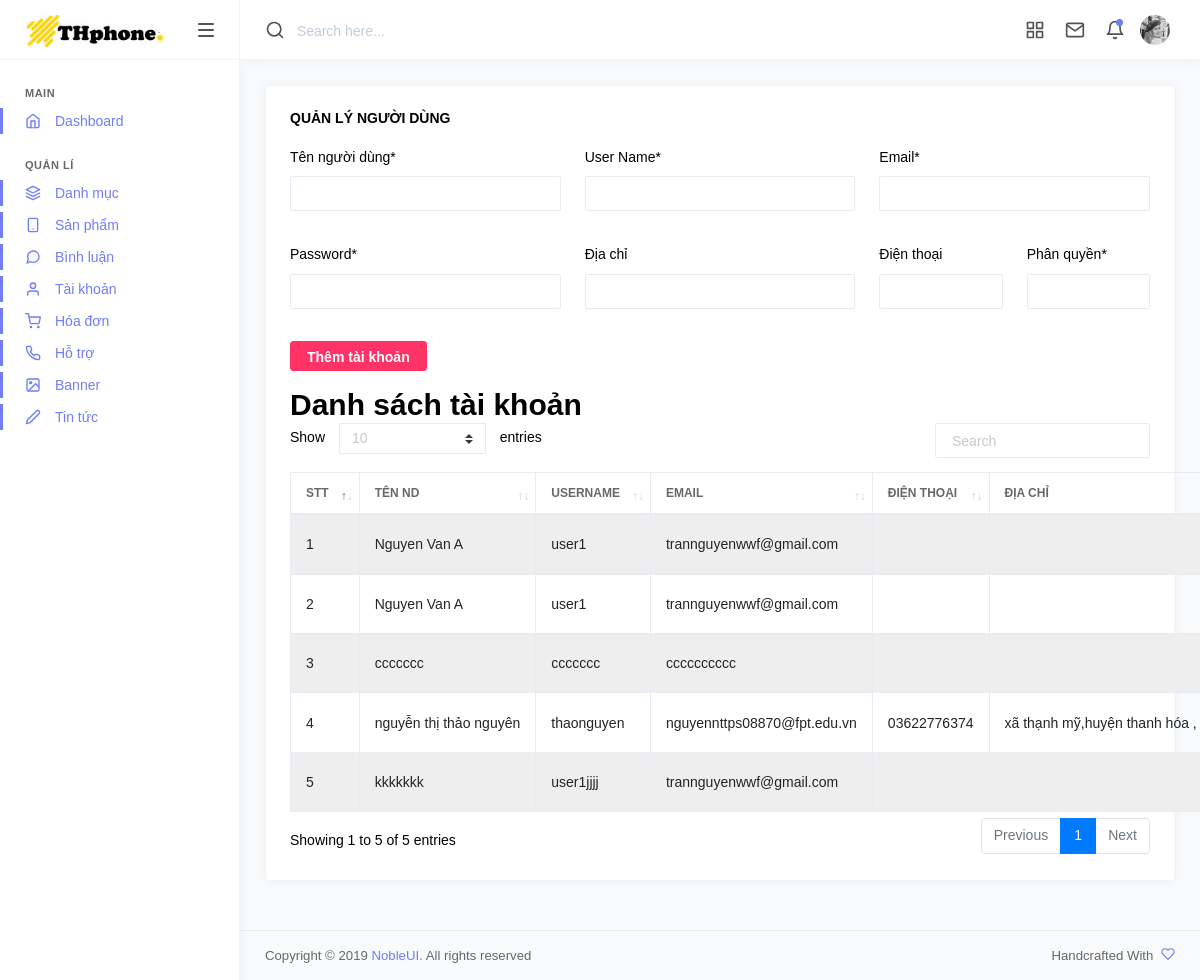
Page /admin.php?act=qlnd on the committed database.
### tables this page shows
CREATE TABLE `khachhang` (
  `idnd` int(11) NOT NULL,
  `tennd` varchar(255) NOT NULL,
  `username` varchar(50) NOT NULL,
  `password` varchar(50) NOT NULL,
  `email` varchar(255) NOT NULL,
  `dienthoai` varchar(11) NOT NULL,
  `diachi` varchar(255) NOT NULL,
  `phanquyen` int(1) NOT NULL DEFAULT '0'
);

### model/connect.php (called while the page is built, shortened)
<?php
  class Config
  {
    function __construct()
    {
      $this->servername = "localhost";
      $this->username = "root";
      $this->password = "";
      $this->dbname = "thphone-mas";
      $this->charset = "utf8";
      try {
        $dsn = "mysql:host=".$this->servername.";dbname=".$this->dbname.";charset=".$this->charset;
        $conn = new PDO($dsn,$this->username,$this->password);
        $conn->setAttribute(PDO::ATTR_ERRMODE, PDO::ERRMODE_EXCEPTION);
        return $conn;
      } catch (PDOException $e) {
        echo "Connect fail".$e->getMessage();
      }
    }
}
class ThaoTac extends Config
{
  function pdo_query($sql){
      $sql_args = array_slice(func_get_args(), 1);
      try{
          $conn = parent::__construct();
          $stmt = $conn->prepare($sql);
          $stmt->execute($sql_args);
          $rows = $stmt->fetchAll();
          return $rows;
      }
      catch(PDOException $e){
          throw $e;
      }
      finally{
          unset($conn);
      }
  }
}
 ?>

### model/khachhang.php (called while the page is built, shortened)
<?php
class Khachhang extends ThaoTac {
 function getList() {
  $sql = "select * from khachhang order by idnd desc";
  $stmt = parent::pdo_query($sql);
  return $stmt;
 }
}
?>

### admin/nguoidung/qlnd.php (the view, shortened to what this page needs)
<?php
$nguoidung = new Khachhang();
$dsnd = $nguoidung->getList();
?>
<div class="page-content">
   <div class="row">
      <div class="col-md-12 grid-margin stretch-card">
         <div class="card">
            <div class="card-body">
               <h3 class="card-title">Quản lý người dùng</h3>
               <?php
               if (isset($_GET['edit']) && ($_GET['edit']) == 1) {
                $idnd = $_GET['idnd'];
                $nd = new Khachhang();
                $ndct = $nd->getListById($idnd);
                ?>
                <form action="admin.php?act=qlnd" method="post" enctype="multipart/form-data" >
                   <div class="row">
                      <div class="form-group col-md-4">
                         <div class="form-group" id="tennd">
                            <label for="exampleFormControlSelect1"> Tên người dùng<span>*</span></label>
                            <input type="text" class="form-control" name="tennd" required="required" value="<?php echo $ndct['tennd']; ?>" disabled>
                         </div>
                      </div>
                      <div class="form-group col-md-4">
                         <div class="form-group"  id="username">
                            <label for="exampleFormControlSelect1"> User Name<span>*</span></label>
                            <input type="text" class="form-control" name="username" required="required" value="<?php echo $ndct['username']; ?>" disabled>
                         </div>
                      </div>
                      <div class="form-group col-md-4">
                         <div class="form-group"  id="dequi">
                            <label for="exampleFormControlSelect1"> Email<span>*</span></label>
                            <input type="email" class="form-control" name="email" required="required" value="<?php echo $ndct['email']; ?>" disabled>
                         </div>
                      </div>
                   </div>
                   <div class="row">
                      <div class="form-group col-md-4">
                         <div class="form-group"  id="dequi">
                            <label for="exampleFormControlSelect1"> Password<span>*</span></label>
                            <input type="password" class="form-control"  name="password" required="required" value="<?php echo $ndct['password']; ?>" disabled>
                         </div>
                      </div>
                      <div class="form-group col-md-4">
                         <div class="form-group"  id="diachi">
                            <label for="exampleFormControlSelect1"> Địa chỉ</label>
                            <input type="text" class="form-control" name="diachi"  value="<?php echo $ndct['diachi']; ?>" disabled>
                         </div>
                      </div>
                      <div class="form-group col-md-2">
                         <div class="form-group"  id="dienthoai">
                            <label for="exampleFormControlSelect1"> Điện thoại<span>*</span></label>
                            <input type="text" class="form-control"  name="dienthoai" value="<?php echo $ndct['dienthoai']; ?>" disabled>
                         </div>
                      </div>
                      <div class="form-group col-md-2">
                         <div class="form-group"  id="dequi">
                            <label for="exampleFormControlSelect1"> Phân quyền<span>*</span></label>
                            <input type="number" class="form-control"  min="0" name="phanquyen" required="required" value="<?php echo $ndct['phanquyen']; ?>">
                         </div>
                      </div>
                   </div>
                   <div class="form-group">
                      <input type="submit" class="btn btn-danger" name="update" value="Cập nhật tài khoản">
                      <input type="hidden" name="idnd" value="<?= $_GET['idnd'] ?>">
                   </div>
                </form>
               <?php } else { ?>
                <form action="admin.php?act=qlnd" method="post" enctype="multipart/form-data" >
                   <div class="row">
                      <div class="form-group col-md-4">
                         <div class="form-group" id="tennd">
                            <label for="exampleFormControlSelect1"> Tên người dùng<span>*</span></label>
                            <input type="text" class="form-control" name="tennd" required="required">
                         </div>
                      </div>
                      <div class="form-group col-md-4">
                         <div class="form-group"  id="username">
                            <label for="exampleFormControlSelect1"> User Name<span>*</span></label>
                            <input type="text" class="form-control" name="username" required="required">
                         </div>
                      </div>
                      <div class="form-group col-md-4">
                         <div class="form-group"  id="dequi">
                            <label for="exampleFormControlSelect1"> Email<span>*</span></label>
                            <input type="email" class="form-control" name="email" required="required">
                         </div>
                      </div>
                   </div>
                   <div class="row">
                      <div class="form-group col-md-4">
                         <div class="form-group"  id="password">
                            <label for="exampleFormControlSelect1"> Password<span>*</span></label>
                            <input type="password" class="form-control"  name="password" required="required">
                         </div>
                      </div>
                      <div class="form-group col-md-4">
                         <div class="form-group"  id="diachi">
                            <label for="exampleFormControlSelect1"> Địa chỉ</label>
                            <input type="text" class="form-control" name="diachi" >
                         </div>
                      </div>
                      <div class="form-group col-md-2">
                         <div class="form-group"  id="dienthoai">
                            <label for="exampleFormControlSelect1"> Điện thoại</label>
                            <input type="text" class="form-control"  name="dienthoai">
                         </div>
                      </div>
                      <div class="form-group col-md-2">
                         <div class="form-group"  id="dequi">
                            <label for="exampleFormControlSelect1"> Phân quyền<span>*</span></label>
                            <input type="number" class="form-control"  min="0" name="phanquyen" required="required">
                         </div>
                      </div>
                   </div>
                   <div class="form-group">
                      <input type="submit" class="btn btn-danger" name="add" value="Thêm tài khoản">
                   </div>
                </form>
               <?php } ?>
               <h3>Danh sách tài khoản</h3>
               <table class="table table-striped table-bordered" id="dataTableExample">
                  <thead>
                     <tr>
                        <th>STT</th>
                        <th>Tên ND</th>
                        <th>UserName</th>
                        <th>Email</th>
                        <th>Điện thoại</th>
                        <th>Địa chỉ</th>
                     </tr>
                  </thead>
                  <tbody>
                    <?php
                    $i = 1;
                    foreach ($dsnd as $nd) {
                     ?>
                      <tr>
                         <td><?php echo $i; ?></td>
                         <td><?php echo $nd['tennd']; ?></td>
                         <td><?php echo $nd['username']; ?></td>
                         <td><?php echo $nd['email']; ?></td>
                         <td><?php echo $nd['dienthoai']; ?></td>
                         <td><?php echo $nd['diachi']; ?></td>
                      </tr>
                      <?php
                      $i++;
                     }
                     ?>
                  </tbody>
               </table>
            </div>
         </div>
      </div>
   </div>
</div>

### rows in the picture
khachhang: tennd "Nguyen Van A", username "user1", email "trannguyenwwf@gmail.com"
khachhang: tennd "Nguyen Van A", username "user1", email "trannguyenwwf@gmail.com"
khachhang: tennd "ccccccc", username "ccccccc", email "cccccccccc"
khachhang: tennd "nguyễn thị thảo nguyên", username "thaonguyen", email "nguyennttps08870@fpt.edu.vn", dienthoai "03622776374", diachi "xã thạnh mỹ,huyện thanh hóa ,…"
khachhang: tennd "kkkkkkk", username "user1jjjj", email "trannguyenwwf@gmail.com"
